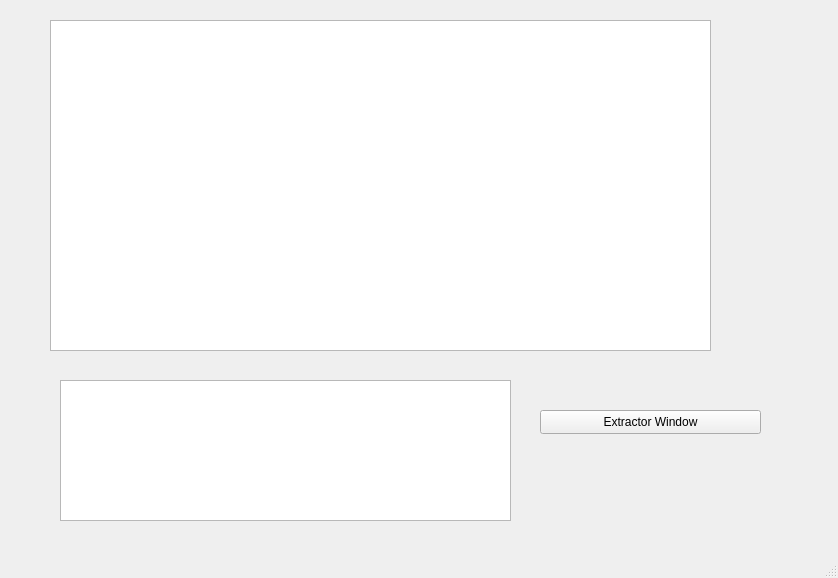
<?xml version="1.0" encoding="UTF-8"?>
<ui version="4.0">
 <class>MainWindow</class>
 <widget class="QMainWindow" name="MainWindow">
  <property name="geometry">
   <rect>
    <x>0</x>
    <y>0</y>
    <width>838</width>
    <height>578</height>
   </rect>
  </property>
  <property name="windowTitle">
   <string>Control Window</string>
  </property>
  <widget class="QWidget" name="centralwidget">
   <widget class="QGraphicsView" name="graphicsView">
    <property name="geometry">
     <rect>
      <x>50</x>
      <y>20</y>
      <width>661</width>
      <height>331</height>
     </rect>
    </property>
   </widget>
   <widget class="QPlainTextEdit" name="consoleDisplay">
    <property name="geometry">
     <rect>
      <x>60</x>
      <y>380</y>
      <width>451</width>
      <height>141</height>
     </rect>
    </property>
   </widget>
   <widget class="QPushButton" name="btnExtract">
    <property name="geometry">
     <rect>
      <x>540</x>
      <y>410</y>
      <width>221</width>
      <height>24</height>
     </rect>
    </property>
    <property name="text">
     <string>Extractor Window</string>
    </property>
   </widget>
  </widget>
  <widget class="QStatusBar" name="statusbar"/>
 </widget>
 <resources/>
 <connections/>
</ui>
